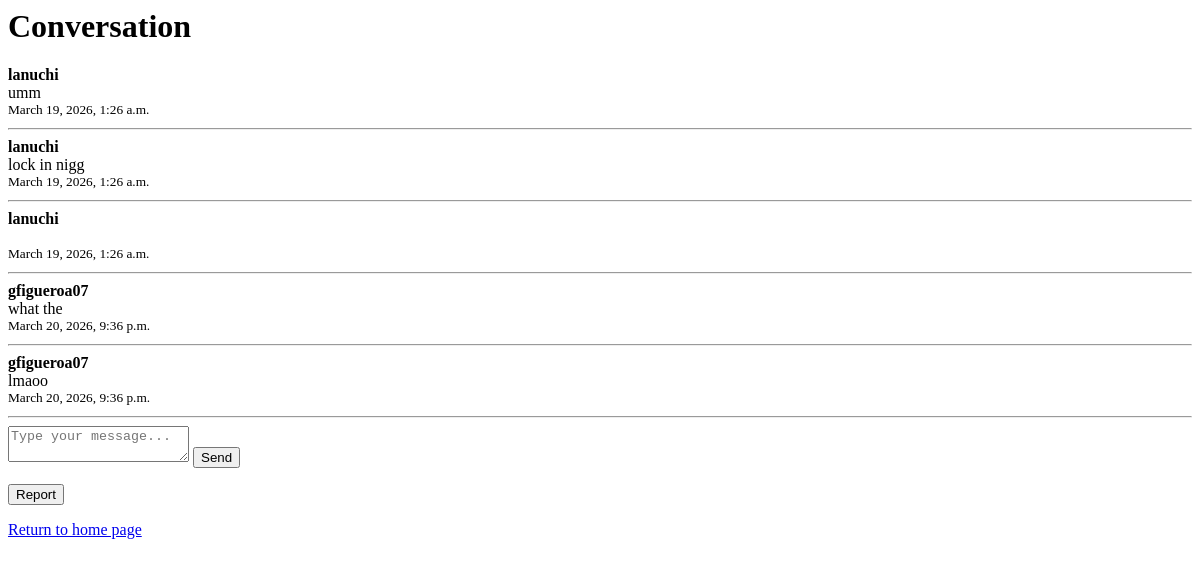
Before: /conversation/2/ (signed in) with the older database file.
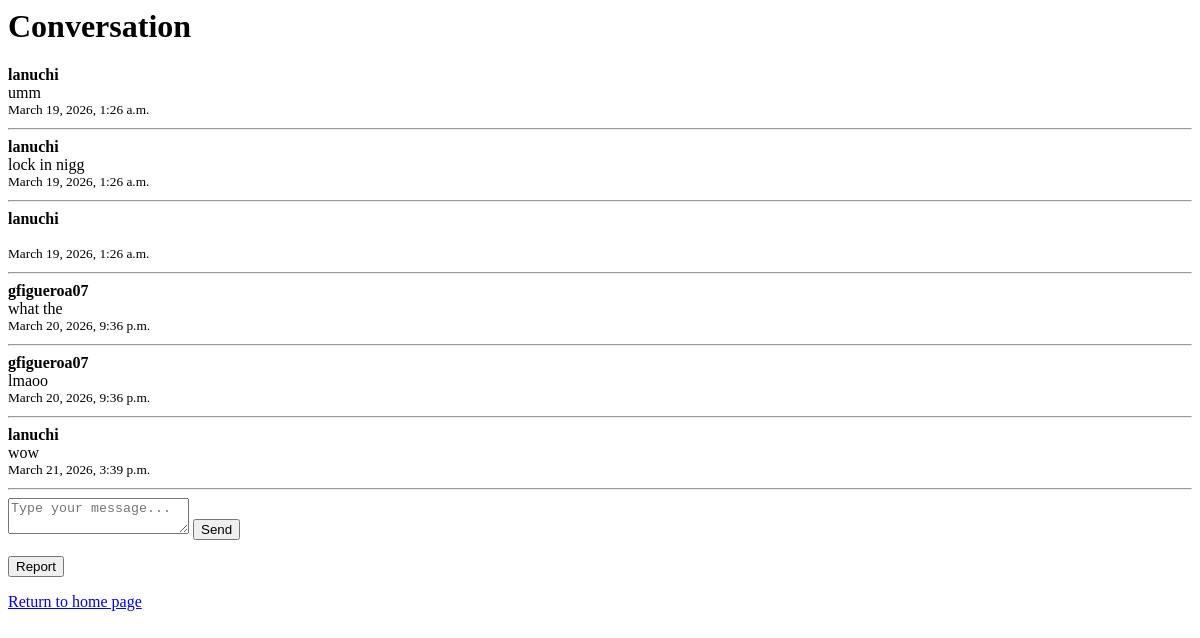
After: the same page with the newer database file.
### users/models.py (models this page shows)
class  Message(models.Model):
    conversation = models.ForeignKey(Conversation,  on_delete=models.CASCADE, related_name='messages')
    sender = models.ForeignKey(User, on_delete=models.CASCADE, related_name='sent_messages')
    content = models.TextField()
    timestamp = models.DateTimeField(auto_now_add=True)
    created_at = models.DateTimeField(auto_now_add=True)
    is_read = models.BooleanField(default=False)
    class Meta:
        ordering = ['timestamp']

### users/views.py (the view, shortened to what this page needs)
# urls.py: path('conversation/<int:convo_id>/', users.views.conversation_detail, name='conversation_details'),
@login_required
def conversation_detail(request, convo_id):
    conversation = get_object_or_404(Conversation, id=convo_id)
    if request.user != conversation.applicant and request.user != conversation.job.profile.user:
        return redirect('job_details', conversation.job.id)
    convo_messages = conversation.messages.all().order_by('timestamp')
    convo_messages.filter(is_read=False).exclude(sender=request.user).update(is_read=True)
    return render(request, 'users/conversation.html', {
        'conversation': conversation,
        'convo_messages': convo_messages,
    })

### users/context_processors.py (called while the page is built)
def unread_messages(request):
    if request.user.is_authenticated:
        conversations = Conversation.objects.filter(
            messages__is_read=False
        ).exclude(messages__sender=request.user).distinct()
        count = conversations.count()
    else:
        count = 0
    return {'unread_count': count}

### users/templates/users/conversation.html (shortened to what this page needs)
<h1>Conversation</h1>
<div>
    {% if convo_messages %}
    {% for message in convo_messages %}
        <div style="margin-bottom: 10px;">
            <strong>{{ message.sender.username }}</strong><br>
            {{ message.content }}<br>
            <small>{{ message.timestamp }}</small>
        </div>
        <hr>
    {% endfor %}
{% else %}
    <p>No messages yet.</p>
{% endif %}
</div>
<form method="POST" action="{% url 'conversation_details' conversation.id %}">
    <textarea name="content" placeholder="Type your message..."></textarea>
    <button type="submit">Send</button>
</form>
<form method="post" action="{% url 'convo_report' conversation.id %}">
    <button type="submit">Report</button>
</form>
<p><a href="/">Return to home page</a></p>

Changed rows visible on the page:
added Message: sender.username "lanuchi", content "wow", timestamp "March 21, 2026, 3:39 p.m."
